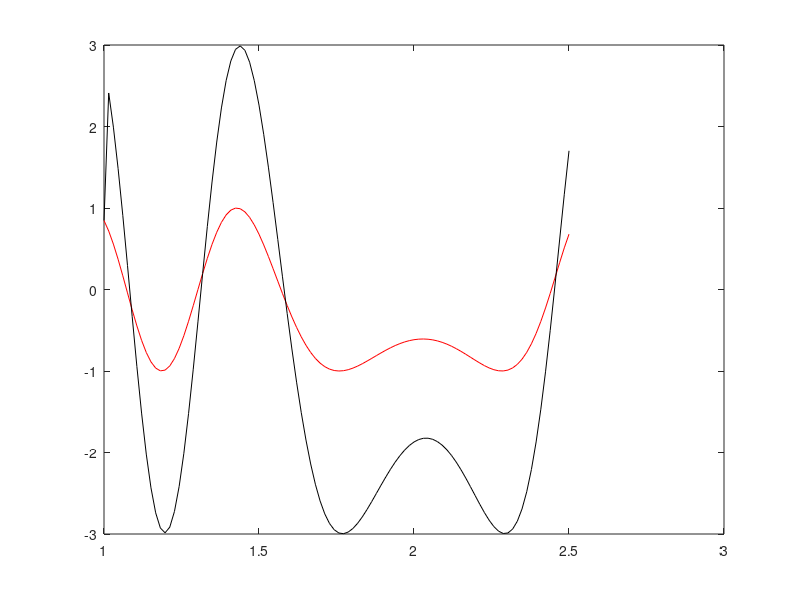

Write the MATLAB code that produced this figure. (Note: this script raises an error after producing the figure.)
% linearlayer716

clear
clc
close all
figure
n=100;
time=linspace(1,2.5,n);
x=sin(sin(time).*time*10);

ty=[x,0,2*x];
y=sum(reshape(ty(1:end-1),n,[])');

% p=con2seq(x);
% t=con2seq(y);

plot(time,x,'r',time,y,'k')
hold on

net=newlin([-3,3],1,[0 1],.1);
net.adaptparam.passes=5;

yaf=0;
ef=0;
for i=2:n
[net,ya,e,pf]=adapt(net,x(i),y(i));

plot([time(i-1),time(i)]',[yaf,ya]','-.',[time(i-1),time(i)]',[ef,e]','m')
yaf=ya;
ef=e;
end